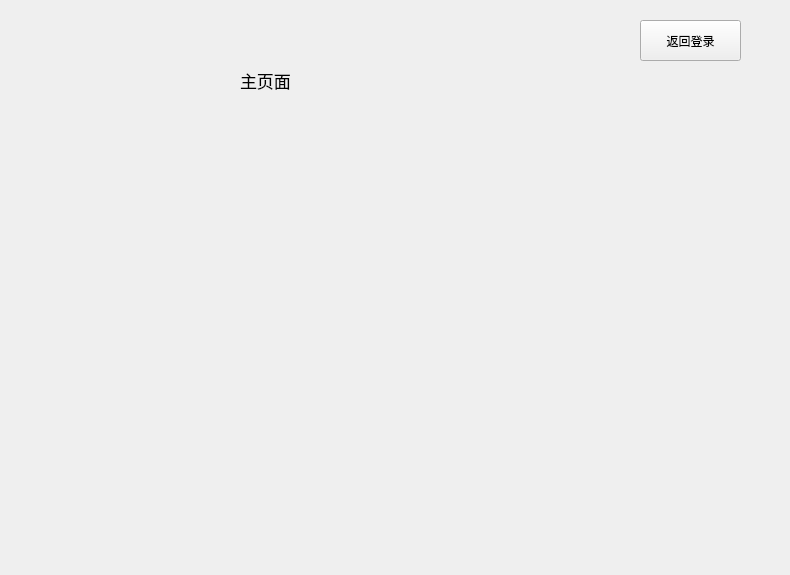
<?xml version="1.0" encoding="UTF-8"?>
<ui version="4.0">
 <class>Form</class>
 <widget class="QWidget" name="Form">
  <property name="geometry">
   <rect>
    <x>0</x>
    <y>0</y>
    <width>790</width>
    <height>575</height>
   </rect>
  </property>
  <property name="windowTitle">
   <string>Form</string>
  </property>
  <widget class="QLabel" name="label">
   <property name="geometry">
    <rect>
     <x>240</x>
     <y>50</y>
     <width>151</width>
     <height>61</height>
    </rect>
   </property>
   <property name="font">
    <font>
     <pointsize>13</pointsize>
    </font>
   </property>
   <property name="text">
    <string>主页面</string>
   </property>
  </widget>
  <widget class="QPushButton" name="pushButton">
   <property name="geometry">
    <rect>
     <x>640</x>
     <y>20</y>
     <width>101</width>
     <height>41</height>
    </rect>
   </property>
   <property name="text">
    <string>返回登录</string>
   </property>
  </widget>
 </widget>
 <resources/>
 <connections/>
</ui>
